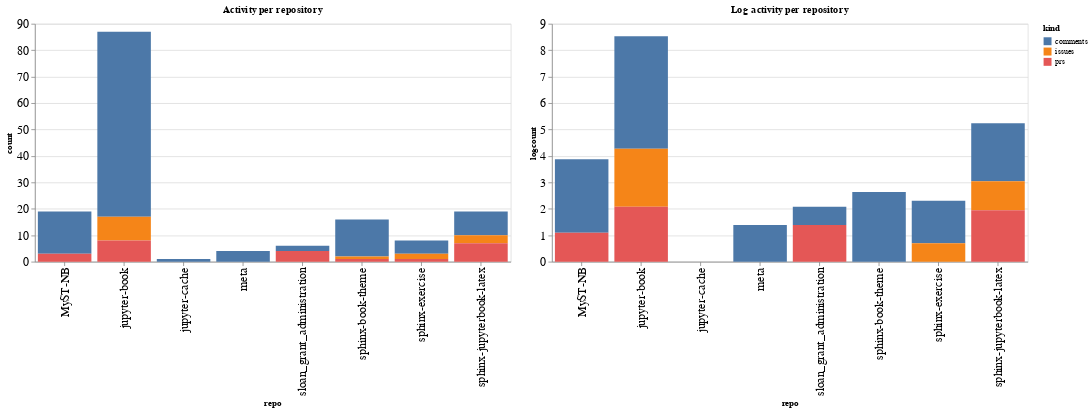

This figure's notebook cell:
### Code cell
ch1 = alt.Chart(repo_summaries, width=600, title="Activity per repository").mark_bar().encode(
    x='repo',
    y='count',
    color='kind',
    tooltip="kind"
)

ch2 = alt.Chart(repo_summaries, width=600, title="Log activity per repository").mark_bar().encode(
    x='repo',
    y='logcount',
    color='kind',
    tooltip="kind"
)

ch1 | ch2

### Figure 1 — Vega-Lite specification as saved in the notebook (floating-point values rounded to 4 significant figures)
{"config": {"axisLeft": {"labelFontSize": 15}, "axisBottom": {"labelFontSize": 15}}, "hconcat": [{"mark": "bar", "encoding": {"color": {"type": "nominal", "field": "kind"}, "tooltip": {"type": "nominal", "field": "kind"}, "x": {"type": "nominal", "field": "repo"}, "y": {"type": "quantitative", "field": "count"}}, "title": "Activity per repository", "width": 600}, {"mark": "bar", "encoding": {"color": {"type": "nominal", "field": "kind"}, "tooltip": {"type": "nominal", "field": "kind"}, "x": {"type": "nominal", "field": "repo"}, "y": {"type": "quantitative", "field": "logcount"}}, "title": "Log activity per repository", "width": 600}], "data": {"name": "data-7321eeb95eee7eb9262126669d0566d3"}, "$schema": "https://vega.github.io/schema/vega-lite/v4.8.1.json", "datasets": {"data-7321eeb95eee7eb9262126669d0566d3": [{"repo": "MyST-NB", "kind": "comments", "count": 16, "logcount": 2.773}, {"repo": "MyST-NB", "kind": "prs", "count": 3, "logcount": 1.099}, {"repo": "jupyter-book", "kind": "comments", "count": 70, "logcount": 4.248}, {"repo": "jupyter-book", "kind": "issues", "count": 9, "logcount": 2.197}, {"repo": "jupyter-book", "kind": "prs", "count": 8, "logcount": 2.079}, {"repo": "jupyter-cache", "kind": "comments", "count": 1, "logcount": 0.0}, {"repo": "meta", "kind": "comments", "count": 4, "logcount": 1.386}, {"repo": "sloan_grant_administration", "kind": "comments", "count": 2, "logcount": 0.6931}, {"repo": "sloan_grant_administration", "kind": "prs", "count": 4, "logcount": 1.386}, {"repo": "sphinx-book-theme", "kind": "comments", "count": 14, "logcount": 2.639}, {"repo": "sphinx-book-theme", "kind": "issues", "count": 1, "logcount": 0.0}, {"repo": "sphinx-book-theme", "kind": "prs", "count": 1, "logcount": 0.0}, {"repo": "sphinx-exercise", "kind": "comments", "count": 5, "logcount": 1.609}, {"repo": "sphinx-exercise", "kind": "issues", "count": 2, "logcount": 0.6931}, {"repo": "sphinx-exercise", "kind": "prs", "count": 1, "logcount": 0.0}, {"repo": "sphinx-jupyterbook-latex", "kind": "comments", "count": 9, "logcount": 2.197}, {"repo": "sphinx-jupyterbook-latex", "kind": "issues", "count": 3, "logcount": 1.099}, {"repo": "sphinx-jupyterbook-latex", "kind": "prs", "count": 7, "logcount": 1.946}]}}
